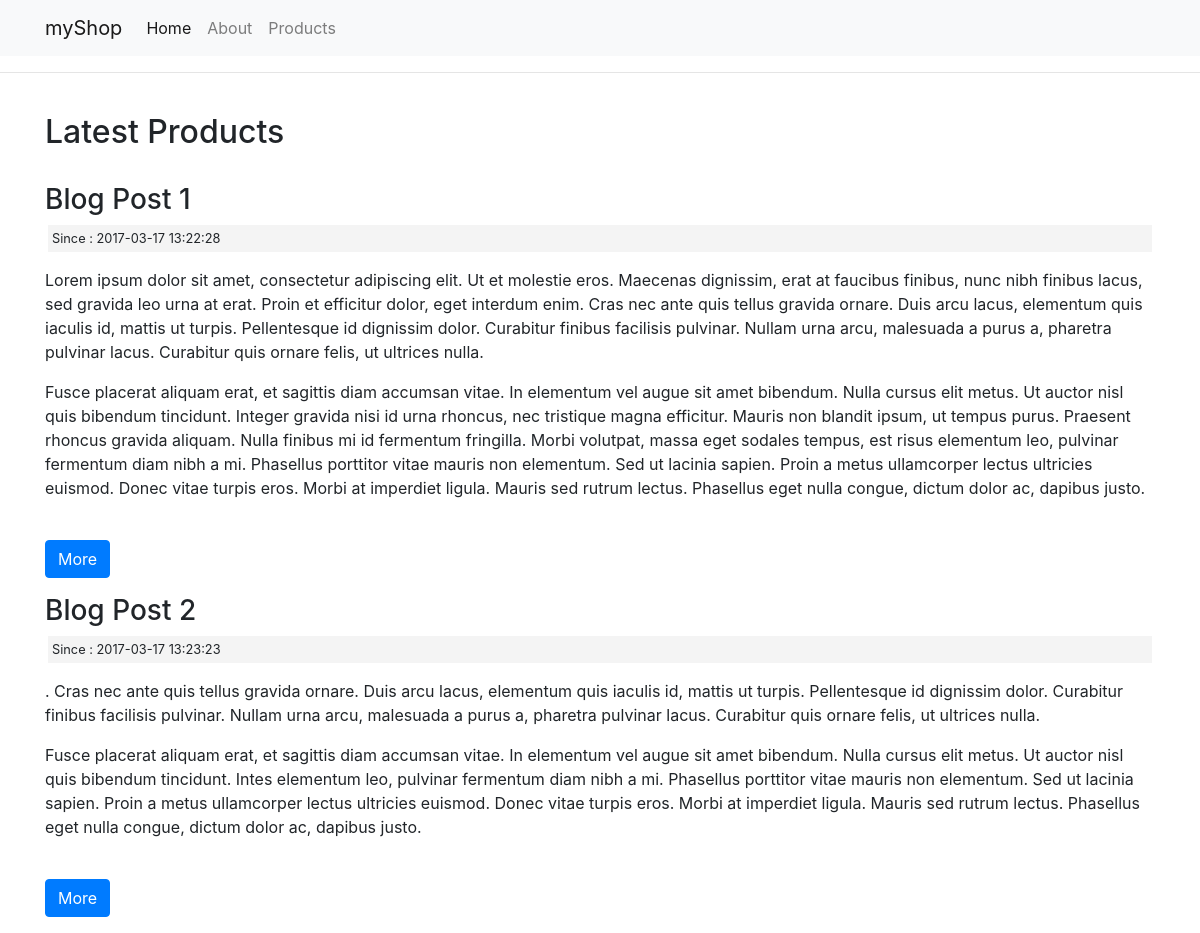
Screenshot of /index.php/posts with the database file from the repository.
### tables this page shows
CREATE TABLE `posts` (
  `id` int(11) NOT NULL,
  `category_id` int(11) NOT NULL,
  `user_id` int(11) NOT NULL,
  `title` varchar(255) NOT NULL,
  `slug` varchar(255) NOT NULL,
  `body` text NOT NULL,
  `post_image` varchar(255) NOT NULL,
  `created_at` timestamp NOT NULL DEFAULT current_timestamp()
);

### application/controllers/Posts.php (called while the page is built, shortened)
<?php
class Posts extends CI_Controller {
    public function index(){
        $data['title'] = 'Latest Products' ;
        $this->load->model('Post_model');
        $data['posts'] = $this->post_model->get_posts();
        $this->load->view('templetes/header');
        $this->load->view('posts/index', $data);
        $this->load->view('templetes/footer');
    }
}

### index.php (called while the page is built, shortened)
<?php
require_once BASEPATH.'core/CodeIgniter.php';

### application/models/Post_model.php (called while the page is built, shortened)
<?php
class Post_model extends CI_Model {
    public function get_posts($slug = False){
        if($slug === False){
            $query = $this->db->get('posts');
            return $query->result_array();
        }
        $query = $this->db->get_where('posts' , array('slug' => $slug));
        return $query->row_array();
    }
}

### application/views/posts/index.php (the view)
<h2> <?php echo $title ;?> </h2>
<br>
<?php foreach( $posts as $post ):  ?>
 <h3> <?php echo $post['title'] ?> </h3>
 <small class="post-date"> Since : <?php echo $post['created_at'] ?> </small>
<p> <?php echo $post['body'] ?> </p>
<br>
<p> <a class="btn btn-primary" href="<?php echo site_url('/posts/'.$post['slug']) ?>"> More </a> </p>
<?php endforeach ; ?>

### application/views/templetes/header.php (shortened to what this page needs)
<!DOCTYPE html>
<html>
<head>
    <link rel="stylesheet" href="https://stackpath.bootstrapcdn.com/bootstrap/4.3.1/css/bootstrap.min.css">
    <link rel="stylesheet" href="<?php echo base_url() ?>assets/css/style.css" >
</head>
<body>
    <nav class="navbar navbar-expand-lg navbar-light bg-light">
        <div class="container">
            <a class="navbar-brand" href="#">myShop</a>
            <div class="collapse navbar-collapse" id="navbarNavDropdown">
                <ul class="navbar-nav">
                    <li class="nav-item active">
                        <a class="nav-link" href="<?php echo base_url() ?>">Home <span class="sr-only">(current)</span></a>
                    </li>
                    <li class="nav-item">
                        <a class="nav-link" href="<?php echo base_url() ?>about">About</a>
                    </li>
                    <li class="nav-item">
                        <a class="nav-link" href="<?php echo base_url() ?>posts">Products</a>
                    </li>
                </ul>
            </div>
    </nav>
    <hr>
    <br>
    <div class="container">

### application/views/templetes/footer.php (shortened to what this page needs)
    </div>
</body>
</html>

### assets/css/style.css (style rules this page uses)
.post-date { background: #f4f4f4 ; padding: 4px ; margin: 3px ; display: block ; }

### rows the page displays
posts: title "Blog Post 1", created_at "2017-03-17 13:22:28", body "Lorem ipsum dolor sit amet, consectetur adipiscing elit. Ut et molestie eros. Maecenas dignissim, erat at faucibus finibus, nunc nibh finibus lacus, sed gravida leo urna at erat. Proin et efficitur dolor, eget interdum enim. Cras nec ante quis tellus gravida ornare. Duis arcu lacus, elementum quis iaculis id, mattis ut turpis. Pellentesque id dignissim dolor. Curabitur finibus facilisis pulvinar. Nullam urna arcu, malesuada a purus a, pharetra pulvinar lacus. Curabitur quis ornare felis, ut ultrices nulla. Fusce placerat aliquam erat, et sagittis diam accumsan vitae. In elementum vel augue sit amet bibendum. Nulla cursus elit metus. Ut auctor nisl quis bibendum tincidunt. Integer gravida…"
posts: title "Blog Post 2", created_at "2017-03-17 13:23:23", body ". Cras nec ante quis tellus gravida ornare. Duis arcu lacus, elementum quis iaculis id, mattis ut turpis. Pellentesque id dignissim dolor. Curabitur finibus facilisis pulvinar. Nullam urna arcu, malesuada a purus a, pharetra pulvinar lacus. Curabitur quis ornare felis, ut ultrices nulla. Fusce placerat aliquam erat, et sagittis diam accumsan vitae. In elementum vel augue sit amet bibendum. Nulla cursus elit metus. Ut auctor nisl quis bibendum tincidunt. Intes elementum leo, pulvinar fermentum diam nibh a mi. Phasellus porttitor vitae mauris non elementum. Sed ut lacinia sapien. Proin a metus ullamcorper lectus ultricies euismod. Donec vitae turpis eros. Morbi at imperdiet ligula. Mauris sed…"

### other values shown
$title "Latest Products"
